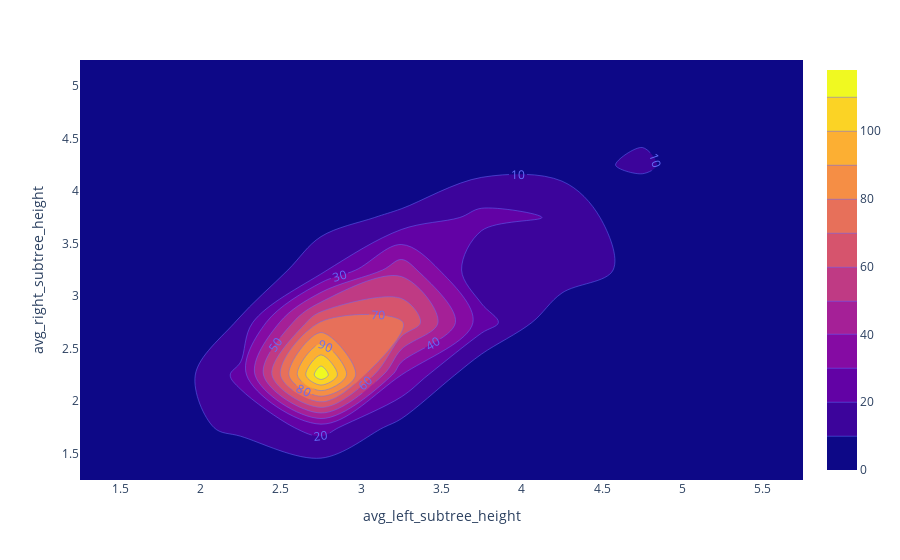

The cell this chart's notebook holds for it:
### Code cell
fig = px.density_contour(df_human, x="avg_left_subtree_height", y="avg_right_subtree_height",text_auto=True)
fig.update_traces(contours_coloring="fill", contours_showlabels = True)
fig.show()

### Figure 1 — Plotly figure (JSON) as saved in the notebook; plotly's stock layout.template omitted (floating-point values rounded to 4 significant figures; data arrays with more than 128 entries replaced by an {"elided": "..."} marker saying what was removed)
{"data": [{"contours": {"coloring": "fill", "showlabels": true}, "hovertemplate": "avg_left_subtree_height=%{x}<br>avg_right_subtree_height=%{y}<br>count=%{z}<extra></extra>", "legendgroup": "", "line": {"color": "#636efa"}, "name": "", "showlegend": false, "texttemplate": "%{z}", "type": "histogram2dcontour", "x": {"elided": "599 float values"}, "xaxis": "x", "xbingroup": "x", "y": {"elided": "599 float values"}, "yaxis": "y", "ybingroup": "y"}], "layout": {"legend": {"tracegroupgap": 0}, "margin": {"t": 60}, "xaxis": {"anchor": "y", "domain": [0, 1], "title": {"text": "avg_left_subtree_height"}}, "yaxis": {"anchor": "x", "domain": [0, 1], "title": {"text": "avg_right_subtree_height"}}}}
